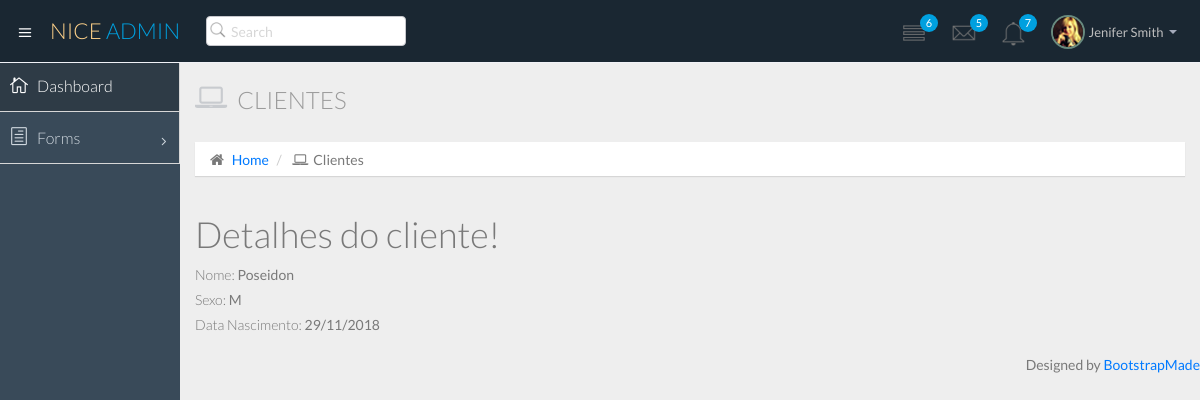
The page /atendimento/cliente/1/ on the database as committed earlier.
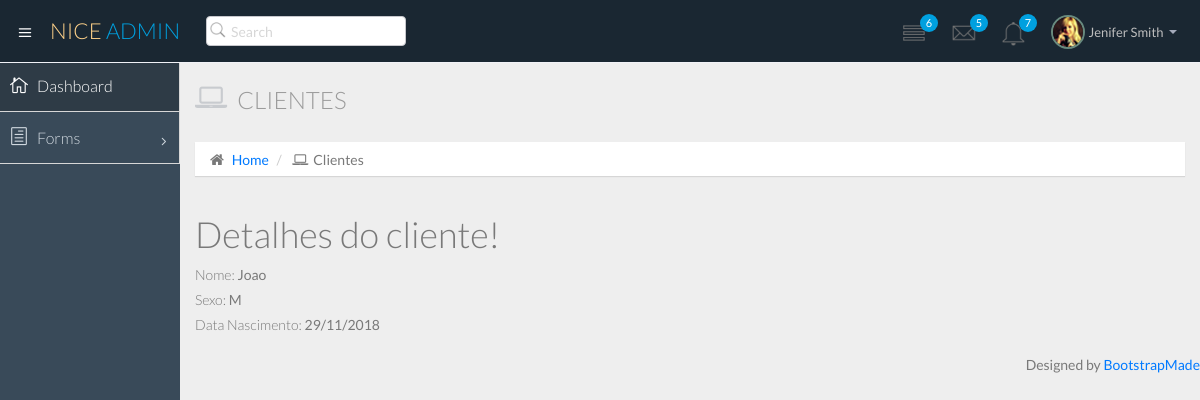
The same page on the database as committed later.
### atendimento/models.py (models this page shows)
class Cliente(models.Model):
    nome = models.CharField(max_length=80)
    sexo = models.CharField(max_length=1)
    data_nascimento = models.DateField()

### atendimento/views.py (the view)
# urls.py: path('cliente/<int:cliente_id>/',views.cliente_show),
def cliente_show(request, cliente_id):
    cliente = Cliente.objects.get(pk=cliente_id)
    return render(request, 'cliente/show.html', {'cliente':cliente})

### atendimento/templates/cliente/show.html
{% extends "base.html" %}
{% block content %}
<div class="row">
    <div class="col-lg-12">
        <h3 class="page-header">
            <i class="fa fa-laptop"></i> Clientes</h3>
        <ol class="breadcrumb">
            <li>
                <i class="fa fa-home"></i>
                <a href="/atendimento">Home</a>
            </li>
            <li>
                <i class="fa fa-laptop"></i>Clientes
            </li>
        </ol>
    </div>
</div>
    <h1>Detalhes do cliente!</h1>
    <div>
        <label>Nome:</label>
        {{cliente.nome}}
    </div>
    <div>
        <label>Sexo:</label>
        {{cliente.sexo}}
    </div>
    <div>
        <label>Data Nascimento:</label>
        {{cliente.data_nascimento | date:"d/m/Y"}}
    </div>
{% endblock %}

Rows that differ between the two databases and show on the page:
changed Cliente: nome "Poseidon" → "Joao"
